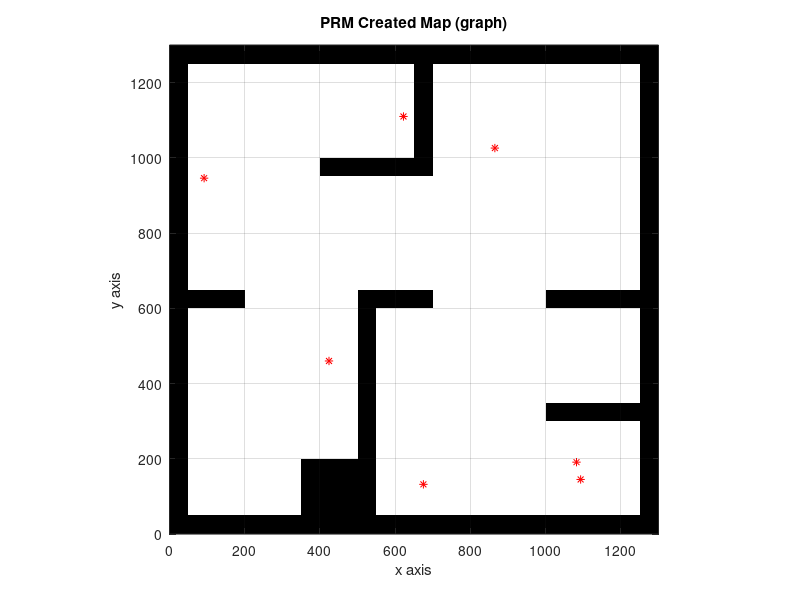

Write MATLAB code to recreate this figure. (Note: this script raises an error after producing the figure.)
%
% Probablistic Road Map
%
clear all
close all

%seed = 5354870
%seed = 44344241
seed = 123123745
rng(seed)
%% Generate some points

nrows = 1300;
ncols = 1300;

obstacle = false(nrows, ncols);

[x, y] = meshgrid (1:ncols, 1:nrows); % remember that x is corresponding to cols while y is corresponding to rows

%% Generate some obstacle (Reviewe the file CircularObstacle.m to understand this section)

obstacle (y<50 | y>1250 | x<50 | x>1250) = true; % rectangular obstacle
obstacle (y<650 & y>600 & x<200) = true; % rectangular obstacle
obstacle (y<650 & y>600 & x>1000) = true; % rectangular obstacle
obstacle (y<350 & y>300 & x>1000) = true; % rectangular obstacle
obstacle (y>950 & x>650 & x<700) = true; % rectangular obstacle
obstacle (y>950 & y<1000 & x>400 & x<700) = true; % rectangular obstacle
obstacle (y<650 & x>500 & x<550) = true; % rectangular obstacle
obstacle (y>600 & y<650 & x>500 & x<700) = true; % rectangular obstacle
obstacle (y<200 & x>350 & x<550) = true; % rectangular obstacle

figure;
imshow(~obstacle);

axis ([0 ncols 0 nrows]);
axis xy; % xy — Default direction. For axes in a 2-D view, the y-axis is vertical with values increasing from bottom to top.
         % if this line is commented, y axis start will be at the top and increases downward 
         % Ref: https://www.mathworks.com/help/matlab/ref/axis.html
axis on;

xlabel ('x axis');
ylabel ('y axis');

title ('PRM Created Map (graph)');
grid on

%% PRM Parameters

Max_Nodes_Connect = 2;
Max_Connect_Length = 200;
Segments = 100; % All these nodes must be away from obstacles 
Max_Nodes_Grid = 350;

%% PRM Algorithm
Nodes = 0; % counter to count the genrated nodes 
map = zeros(size(obstacle));
map(obstacle) = 1; % 1 in map(row,col) means obstacle
Graph_Connections = Inf(Max_Nodes_Grid, Max_Nodes_Connect + 1);
while (Nodes < Max_Nodes_Grid)
    %% generate a node at a random location in the map & check if valid node
    Node_X = randi(ncols);
    Node_Y = randi(nrows);
    
    if (map(Node_Y,Node_X) == 1 || map(Node_Y,Node_X) == 2 )
        continue;
    end
    
    Nodes = Nodes + 1;
    
    map(Node_Y,Node_X) = 2; % 2 means node exist at that location
    
    hold on 
    plot(Node_X,Node_Y,'r*')
    hold off
    
    %% Connect the new node to the closest Max_Nodes_Connect nodes
    nodes_to_connect = [];
    distances = [];
    for i = 1: numel(Graph_Connections(:,1))
        if(Graph_Connections(i,1) == Inf)
            break
        end 
        [row, col] = ind2sub(size(map),Graph_Connections(i,1));
        
        % check if within range
        if(norm([Node_Y,Node_X]-[row,col]) > Max_Connect_Length) 
            continue
        end
        
        % check if obstacle between them
        if(via_obstacle(map,Segments,[Node_Y,Node_X],[row,col]))
            continue
        end
        
        % add this node as a node to connect
        nodes_to_connect = [nodes_to_connect, Graph_Connections(i,1)];
        
        distances = [distances; [Graph_Connections(i,1), norm([Node_Y,Node_X]-[row,col])]];
        %hold on
        %line([Node_X,col], [Node_Y,row])
        %hold off
    end
    
    %% Choose the closest Max_Nodes_Connect o connect to
    Graph_Connections(Nodes,1) = sub2ind(size(map),Node_Y,Node_X);
    
    if(size(distances > 0))
        distances_sorted = sortrows(distances,2);
        for i = 1 : min(Max_Nodes_Connect, size(distances_sorted,1))
            Graph_Connections(Nodes,i+1) = distances_sorted(i,1);

            [row, col] = ind2sub( size(map), distances_sorted(i,1) ); 

            hold on
            line([Node_X,col], [Node_Y,row])
            hold off

        end
    end

end